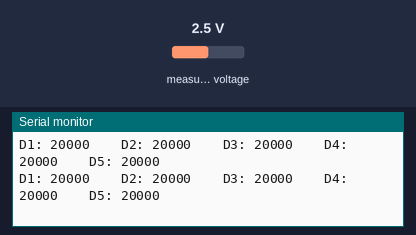
A sketch run on a simulated ESP32-S3. On the bench: the last lines printed to the serial monitor. The inputs (shaded band) are chosen by the test bench; at power-on: measured voltage 2.5 V.

Above: at 2.2 s.
2.3 s: measured voltage set to 0.1 V
At 2.35 s:
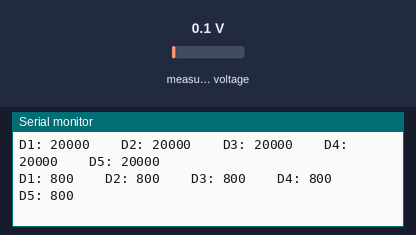
3.8 s: measured voltage set to 1.2 V
At 3.83 s:
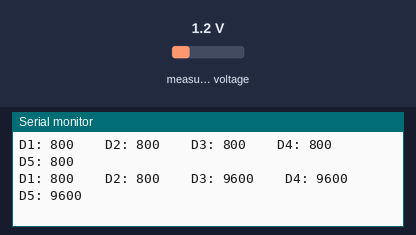
Timing chart, 0 to 6.8 s (numbered marks = the images above; inputs shaded):
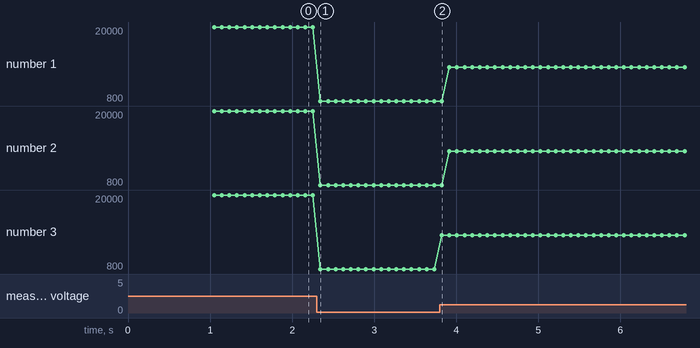

The sketch:

Conexionado_guante-v1.ino
```cpp
#include <Wire.h>
#include <Adafruit_ADS1X15.h>

// =====================================================
// ESP32-S3 MINI
// =====================================================

// I2C
#define SDA_PIN 8
#define SCL_PIN 9

// =====================================================
// ADS1115
// =====================================================

Adafruit_ADS1115 ads;

// Entrada del ADS1115 donde está conectado SIG del 4067
#define ADS_CHANNEL 0


// =====================================================
// CD74HC4067
// =====================================================

// Pines de selección del multiplexor
#define MUX_S0 10
#define MUX_S1 2
#define MUX_S2 3
#define MUX_S3 4


// =====================================================
// SENSORES FLEX
// =====================================================

#define NUM_FLEX 5

// Canales del CD74HC4067
//
// C0 -> D1
// C1 -> D2
// C2 -> D3
// C3 -> D4
// C4 -> D5

const uint8_t flexChannel[NUM_FLEX] = {
  0,  // D1
  1,  // D2
  2,  // D3
  3,  // D4
  4   // D5
};


// =====================================================
// SELECCIONAR CANAL DEL 4067
// =====================================================

void selectMuxChannel(uint8_t channel)
{
  digitalWrite(MUX_S0, channel & 0x01);
  digitalWrite(MUX_S1, channel & 0x02);
  digitalWrite(MUX_S2, channel & 0x04);
  digitalWrite(MUX_S3, channel & 0x08);

  // Tiempo para que la señal se estabilice
  delayMicroseconds(100);
}


// =====================================================
// LEER SENSOR FLEX
// =====================================================

int16_t readFlex(uint8_t sensor)
{
  // Seleccionar canal correspondiente
  selectMuxChannel(flexChannel[sensor]);

  // Leer mediante ADS1115
  int16_t value = ads.readADC_SingleEnded(ADS_CHANNEL);

  return value;
}


// =====================================================
// SETUP
// =====================================================

void setup()
{
  Serial.begin(115200);

  delay(1000);

  Serial.println();
  Serial.println("=================================");
  Serial.println("  ESP32-S3 - 5 SENSORES FLEX");
  Serial.println("=================================");


  // ---------------------------------------------------
  // I2C
  // ---------------------------------------------------

  Wire.begin(SDA_PIN, SCL_PIN);


  // ---------------------------------------------------
  // Inicializar ADS1115
  // ---------------------------------------------------

  if (!ads.begin(0x48))
  {
    Serial.println("ERROR: ADS1115 no encontrado.");

    while (1)
    {
      delay(100);
    }
  }

  Serial.println("ADS1115 encontrado.");


  // Ganancia:
  // ±4.096 V
  ads.setGain(GAIN_ONE);


  // ---------------------------------------------------
  // Pines del CD74HC4067
  // ---------------------------------------------------

  pinMode(MUX_S0, OUTPUT);
  pinMode(MUX_S1, OUTPUT);
  pinMode(MUX_S2, OUTPUT);
  pinMode(MUX_S3, OUTPUT);


  // Inicializar multiplexor
  digitalWrite(MUX_S0, LOW);
  digitalWrite(MUX_S1, LOW);
  digitalWrite(MUX_S2, LOW);
  digitalWrite(MUX_S3, LOW);


  Serial.println("CD74HC4067 configurado.");
  Serial.println("Sistema listo.");
  Serial.println();
}


// =====================================================
// LOOP
// =====================================================

void loop()
{
  int16_t D1;
  int16_t D2;
  int16_t D3;
  int16_t D4;
  int16_t D5;


  // ---------------------------------------------------
  // Leer los 5 sensores
  // ---------------------------------------------------

  D1 = readFlex(0);
  D2 = readFlex(1);
  D3 = readFlex(2);
  D4 = readFlex(3);
  D5 = readFlex(4);


  // ---------------------------------------------------
  // Mostrar resultados
  // ---------------------------------------------------

  Serial.print("D1: ");
  Serial.print(D1);

  Serial.print("    D2: ");
  Serial.print(D2);

  Serial.print("    D3: ");
  Serial.print(D3);

  Serial.print("    D4: ");
  Serial.print(D4);

  Serial.print("    D5: ");
  Serial.println(D5);


  delay(50);
}
```

Measured:
- after the input at 2.3 s, the serial monitor: prints a new line after 0.05 s (image 1)
- after the input at 3.8 s, the serial monitor: prints a new line at once (image 2)
- plotted number 1: 20000 → 800 after the input at 2.3 s, 800 → 9600 after the input at 3.8 s
- plotted number 2: 20000 → 800 after the input at 2.3 s, 800 → 9600 after the input at 3.8 s
- plotted number 3: 20000 → 800 after the input at 2.3 s, 800 → 9600 after the input at 3.8 s
